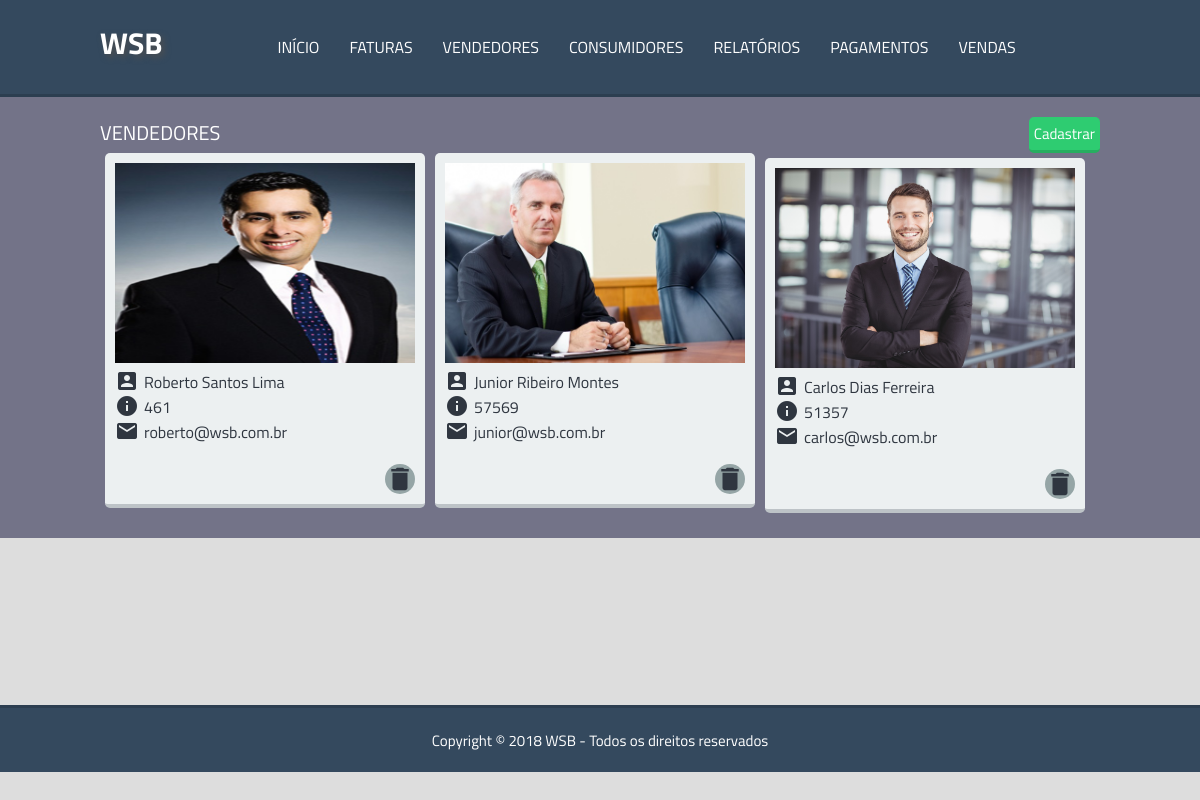
The page /vendedor on the database its author committed.
### tables this page shows
CREATE TABLE `vendedor` (
  `idvendedor` int(11) NOT NULL,
  `nome` varchar(100) NOT NULL,
  `foto` varchar(100) NOT NULL,
  `matricula` varchar(100) NOT NULL,
  `percentComissao` varchar(100) NOT NULL,
  `email` varchar(100) NOT NULL
);

### paginas/vendedor.php (the view)
<div class="container corpo">
	<div id="center">
		<div class="titulo">
			<span>VENDEDORES</span>
			<div class="cadastrar"><a href="cadastrarvende"> Cadastrar</a></div>
		</div>
<?php
$queryVen = mysqli_query($con, "SELECT * FROM vendedor");
$count = mysqli_num_rows($queryVen);
if ($count <= 0) {
	echo '</br><div class="erro">Nenhum consumidor cadastrado!</div>';
}else{
	while ($row  = mysqli_fetch_assoc($queryVen)) {
?>
		<div class="caixaVendedor">
			<img src="<?= $row['foto']; ?>" style="width: 300px; height: 200px;"><p>
			<i class="material-icons" style="vertical-align: -5px; margin-right: 5px;">account_box</i><span><?= $row['nome']; ?></span><p>
			<i class="material-icons" style="vertical-align: -5px; margin-right: 5px;">info</i><span><?= $row['matricula']; ?></span><p>
			<i class="material-icons" style="vertical-align: -5px; margin-right: 5px;">email</i><span><?= $row['email']; ?></span><p>
			<a href="delete/<?= $row['idvendedor']; ?>/vendedor"><i class="material-icons " style="vertical-align: -5px; font-size: 30px; background: #95a5a6; border-radius: 100%; float: right; margin-top: 20px; ">delete</i></a>
		</div>
<?php
	}
}
?>
	</div>
</div>

### index.php (shortened to what this page needs)
<!DOCTYPE html>
<html>
<head>
	<link rel="stylesheet" type="text/css" href="css/style.css?<?= time(); ?>">
</head>
<body>
</html>
<header>
	<div class="container header">
	 <div id="center">
		<h1>WSB</h1>
		<ul>
			<li><a href="inicio">INÍCIO</a></li>
			<li><a href="fatura">FATURAS</a></li>
			<li><a href="vendedor">VENDEDORES</a></li>
			<li><a href="consumidor">CONSUMIDORES</a></li>
			<li><a href="relatorio">RELATÓRIOS</a></li>
			<li><a href="pagamentos">PAGAMENTOS</a></li>
			<li><a href="vendas">VENDAS</a></li>
		</ul>
	</div>
</div>
</header>
<content>
     <?php
          $url = (isset($_GET['pagina'])) ? $_GET['pagina'] : 'inicio';
          $explode = explode('/', $url);
          $dir = "paginas/";
          $ext = ".php";
          if(file_exists($dir.$explode['0'].$ext)){
            include($dir.$explode['0'].$ext);
          }else{
            echo ' <br><div class="erro"><center>Pagina não encontrada!</center></div>';
          }
        ?>
</content>
<footer>
<div class="container footer">
	<div id="center">
	<span>Copyright © 2018 WSB - Todos os direitos reservados</span>
	</div>
</div>
</footer>
</body>

### css/style.css (style rules this page uses)
* { margin: 0; padding: 0; }
body { background-color: #DDDDDD; font-family: 'Titillium Web', sans-serif; }
.container { width: 100%; height: auto; float: left; padding: 20px 0; }
.container #center { width: 1000px; margin: 0 auto; float: none; }
.header { background: #34495E; border-bottom: 3px solid #2C3E50; color: #fff; }
.container #center h1 { font-size: 30px; text-shadow: 0.1em 0.1em 0.2em #4F4F4F; padding-right: 100px; float: left; }
a { color: inherit; text-decoration: none; }
header, content, footer, ul, li { list-style: none; box-sizing: border-box; float: left; }
header { width: 100%; height: auto; }
header li { padding: 15px; }
content { width: 100%; height: auto; min-height: 100px; }
footer { width: 100%; height: 67px; }
.footer { background: #34495E; border-top: 3px solid #2C3E50; color: #fff; text-align: center; }
.footer span { font-size: 15px; ; }
.corpo { background: #737388; color: #fff; }
.corpo .titulo { font-size: 20px; width: 100%; }
.corpo .titulo .cadastrar { padding: 5px; background: #2ecc71; border-bottom: 3px solid #27ae60; float: right; font-size: 15px; border-radius: 5px; text-align: center; }
.caixaVendedor { width: 30%; background: #ecf0f1; border-radius: 5px; color: #2f3640; padding: 10px; float: left; margin: 5px; border-bottom: 4px solid #bdc3c7; }
.cadastrar { padding: 5px; background: #2ecc71; border-bottom: 3px solid #27ae60; float: right; font-size: 15px; border-radius: 5px; text-align: center; }

### rows shown on the page
vendedor: foto (picture), nome "Roberto Santos Lima", matricula "461", email "roberto@wsb.com.br"
vendedor: foto (picture), nome "Junior Ribeiro Montes", matricula "57569", email "junior@wsb.com.br"
vendedor: foto (picture), nome "Carlos Dias Ferreira", matricula "51357", email "carlos@wsb.com.br"
